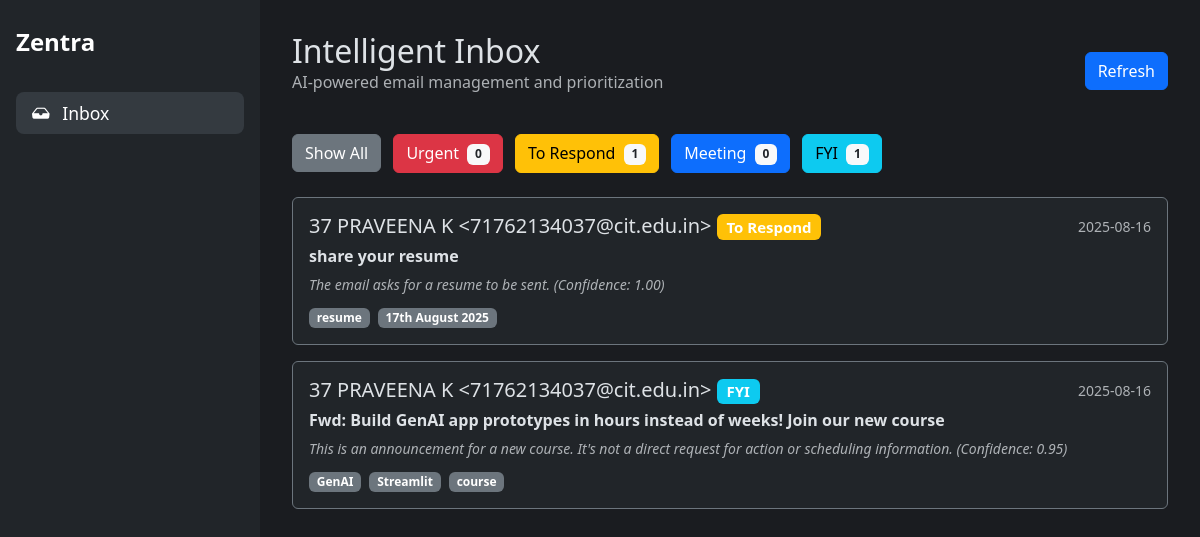
/recent_classified, run on the app's committed database.
### tables this page shows
CREATE TABLE classifications (
    id INTEGER PRIMARY KEY AUTOINCREMENT,
    gmail_message_id TEXT UNIQUE NOT NULL, -- NEW: Added unique message ID
    created_at TIMESTAMP NOT NULL DEFAULT CURRENT_TIMESTAMP,
    subject TEXT NOT NULL,
    sender TEXT NOT NULL,
    body TEXT,
    category TEXT,
    confidence REAL,
    priority_analysis TEXT,
    category_reason TEXT,
    summary TEXT,
    important_terms TEXT,
    response_draft TEXT
);

### Oauth.py (the view)
@app.route("/recent_classified")
def recent_classified_view():
    category_filter = request.args.get('category', None)
    classifications = database.get_recent_classifications(category_filter=category_filter)
    category_counts = database.get_category_counts()
    category_colors = {
        "Urgent": "danger", "To Respond": "warning", "Meeting": "primary",
        "FYI": "info", "Uncategorized": "secondary"
    }
    return render_template(
        "history.html",
        classifications=classifications,
        counts=category_counts,
        category_colors=category_colors
    )

### database.py (called while the page is built)
def get_db_connection():
    conn = sqlite3.connect(DATABASE_FILE, timeout=10)
    conn.row_factory = sqlite3.Row
    return conn

def get_recent_classifications(category_filter=None, limit=25):
    conn = get_db_connection()
    query = 'SELECT * FROM classifications'
    params = []
    if category_filter:
        query += ' WHERE category = ?'
        params.append(category_filter)
    query += ' ORDER BY id DESC LIMIT ?'
    params.append(limit)
    classifications = conn.execute(query, tuple(params)).fetchall()
    conn.close()
    return classifications

def get_category_counts():
    conn = get_db_connection()
    counts = conn.execute('SELECT category, COUNT(id) as count FROM classifications GROUP BY category').fetchall()
    conn.close()
    return {row['category']: row['count'] for row in counts}

### templates/history.html
{% extends "layout.html" %}
{% block content %}
<div class="d-flex justify-content-between align-items-center mb-4">
  <div>
    <h1 class="h2 mb-0">Intelligent Inbox</h1>
    <p class="text-muted">AI-powered email management and prioritization</p>
  </div>
  <a href="/recent_classified" class="btn btn-primary">Refresh</a>
</div>
<div class="mb-4">
  <a href="/recent_classified" class="btn btn-secondary me-2">Show All</a>
  <a href="/recent_classified?category=Urgent" class="btn btn-danger me-2">Urgent <span class="badge bg-light text-dark ms-1">{{ counts.get('Urgent', 0) }}</span></a>
  <a href="/recent_classified?category=To Respond" class="btn btn-warning me-2">To Respond <span class="badge bg-light text-dark ms-1">{{ counts.get('To Respond', 0) }}</span></a>
  <a href="/recent_classified?category=Meeting" class="btn btn-primary me-2">Meeting <span class="badge bg-light text-dark ms-1">{{ counts.get('Meeting', 0) }}</span></a>
  <a href="/recent_classified?category=FYI" class="btn btn-info">FYI <span class="badge bg-light text-dark ms-1">{{ counts.get('FYI', 0) }}</span></a>
</div>
{% for item in classifications %}
<a href="/classification/{{ item.id }}" class="text-decoration-none text-white">
  <div class="card mb-3 bg-dark border-secondary">
    <div class="card-body">
      <div class="d-flex w-100 justify-content-between">
        <div class="flex-grow-1">
          <h5 class="mb-1">{{ item.sender }} <span class="badge bg-{{ category_colors.get(item.category, 'secondary') }}">{{ item.category }}</span></h5>
          <p class="mb-1"><strong>{{ item.subject }}</strong></p>
          <p class="mb-0 text-muted fst-italic">
            <small>{{ item.category_reason }} (Confidence: {{ "%.2f"|format(item.confidence|float) }})</small>
          </p>
          <div class="mt-2">
            {% if item.important_terms %}
              {% for term in item.important_terms.split(',')[:3] %}
                {% if term.strip() %}
                  <span class="badge bg-secondary me-1">{{ term.strip() }}</span>
                {% endif %}
              {% endfor %}
            {% endif %}
          </div>
        </div>
        <div class="text-end">
          <small class="text-muted">{{ item.created_at[:10] }}</small>
        </div>
      </div>
    </div>
  </div>
</a>
{% else %}
<div class="alert alert-info">No classified emails in history.</div>
{% endfor %}
{% endblock %}

### templates/layout.html (shortened to what this page needs)
<!doctype html>
<html lang="en" data-bs-theme="dark">
  <head>
    <link href="https://cdn.jsdelivr.net/npm/bootstrap@5.3.3/dist/css/bootstrap.min.css" rel="stylesheet">
    <link href="https://cdn.jsdelivr.net/npm/bootstrap-icons@1.11.3/font/bootstrap-icons.min.css" rel="stylesheet">
  </head>
  <body>
    <div class="sidebar d-flex flex-column">
      <div class="sidebar-header">Zentra</div>
      <ul class="nav flex-column">
        <li class="nav-item">
          <a class="nav-link active" href="/recent_classified"><i class="bi bi-inbox-fill me-2"></i> Inbox</a>
        </li>
      </ul>
    </div>
    <div class="main-content">
      {% block content %}{% endblock %}
    </div>
  </body>
</html>

### templates/layout.html (style rules this page uses)
body { display: flex; min-height: 100vh; background-color: #1a1c20; color: #dee2e6; }
.sidebar { width: 260px; flex-shrink: 0; background-color: #212529; padding: 1.5rem 1rem; }
.main-content { flex-grow: 1; padding: 2rem; overflow-y: auto; }
.nav-link { color: #adb5bd; font-size: 1.1rem; margin-bottom: 0.5rem; }
.nav-link.active, .nav-link:hover { color: #fff; background-color: #343a40; border-radius: 0.5rem; }
.sidebar-header { font-size: 1.5rem; font-weight: bold; color: #fff; margin-bottom: 2rem; }

### data on the page
classifications: sender "37 PRAVEENA K <71762134037@cit.edu.in>", category "To Respond", subject "share your resume", category_reason "The email asks for a resume to be sent.", confidence "1.00", strip "resume" "17th August 2025", created_at "2025-08-16"
classifications: sender "37 PRAVEENA K <71762134037@cit.edu.in>", category "FYI", subject "Fwd: Build GenAI app prototypes in hours instead of weeks! Join our new course", category_reason "This is an announcement for a new course. It's not a direct request for action or scheduling information.", confidence "0.95", strip "GenAI" "Streamlit" "course", created_at "2025-08-16"

### other printed values
{{ counts.get('Urgent', 0) }} "0"
{{ counts.get('To Respond', 0) }} "1"
{{ counts.get('Meeting', 0) }} "0"
{{ counts.get('FYI', 0) }} "1"
